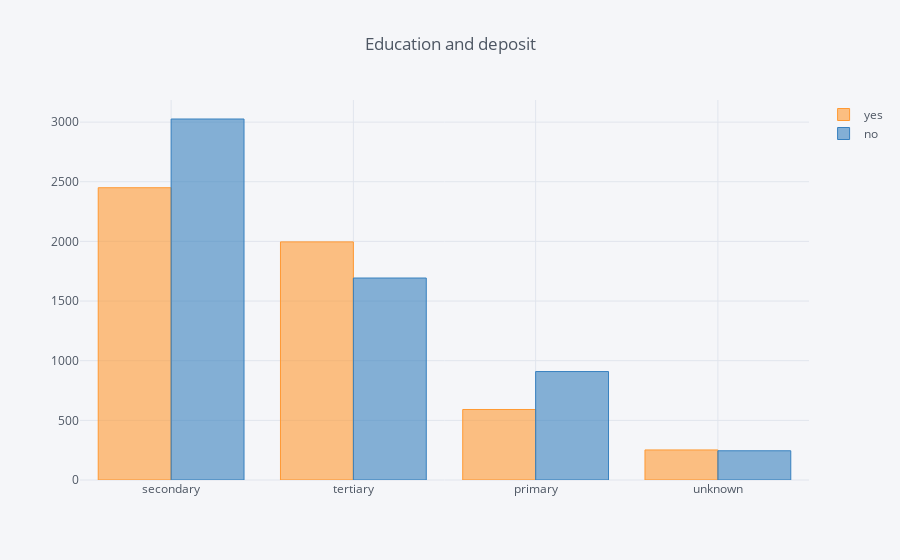

Notebook source saved alongside this figure:
### Code cell
#education and deposit
j_df = pd.DataFrame()

j_df['yes'] = df[df['deposit'] == 'yes']['education'].value_counts()
j_df['no'] = df[df['deposit'] == 'no']['education'].value_counts()

j_df.iplot(kind = 'bar', title = 'Education and deposit')

### Figure 1 — Plotly figure (JSON) as saved in the notebook; plotly's stock layout.template omitted (floating-point values rounded to 4 significant figures)
{"data": [{"marker": {"color": "rgba(255, 153, 51, 0.6)", "line": {"color": "rgba(255, 153, 51, 1.0)", "width": 1}}, "name": "yes", "orientation": "v", "text": "", "type": "bar", "uid": "8bea3de9-923d-4d3b-9c3f-2a87e1bb9880", "x": ["secondary", "tertiary", "primary", "unknown"], "y": [2450, 1996, 591, 252]}, {"marker": {"color": "rgba(55, 128, 191, 0.6)", "line": {"color": "rgba(55, 128, 191, 1.0)", "width": 1}}, "name": "no", "orientation": "v", "text": "", "type": "bar", "uid": "0c43867f-fed0-4380-af19-cbad6d1f8472", "x": ["secondary", "tertiary", "primary", "unknown"], "y": [3026, 1693, 909, 245]}], "layout": {"autosize": true, "legend": {"bgcolor": "#F5F6F9", "font": {"color": "#4D5663"}}, "paper_bgcolor": "#F5F6F9", "plot_bgcolor": "#F5F6F9", "title": {"font": {"color": "#4D5663"}, "text": "Education and deposit"}, "xaxis": {"autorange": true, "gridcolor": "#E1E5ED", "range": [-0.5, 3.5], "showgrid": true, "tickfont": {"color": "#4D5663"}, "title": {"font": {"color": "#4D5663"}, "text": ""}, "type": "category", "zerolinecolor": "#E1E5ED"}, "yaxis": {"autorange": true, "gridcolor": "#E1E5ED", "range": [0, 3185.0], "showgrid": true, "tickfont": {"color": "#4D5663"}, "title": {"font": {"color": "#4D5663"}, "text": ""}, "type": "linear", "zerolinecolor": "#E1E5ED"}}}
